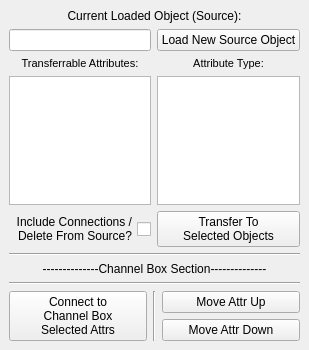
<?xml version="1.0" encoding="UTF-8"?>
<ui version="4.0">
 <class>MainWindow</class>
 <widget class="QMainWindow" name="MainWindow">
  <property name="geometry">
   <rect>
    <x>0</x>
    <y>0</y>
    <width>269</width>
    <height>350</height>
   </rect>
  </property>
  <property name="windowTitle">
   <string>CMiller Attr Transfer</string>
  </property>
  <widget class="QWidget" name="centralwidget">
   <layout class="QGridLayout" name="gridLayout">
    <item row="0" column="0" colspan="2">
     <widget class="QLabel" name="label_2">
      <property name="text">
       <string>Current Loaded Object (Source):</string>
      </property>
      <property name="textFormat">
       <enum>Qt::PlainText</enum>
      </property>
      <property name="alignment">
       <set>Qt::AlignCenter</set>
      </property>
     </widget>
    </item>
    <item row="1" column="0">
     <widget class="QLineEdit" name="curSource_lineEdit"/>
    </item>
    <item row="1" column="1">
     <widget class="QPushButton" name="newSource_pushButton">
      <property name="text">
       <string>Load New Source Object</string>
      </property>
     </widget>
    </item>
    <item row="2" column="0">
     <widget class="QLabel" name="label">
      <property name="font">
       <font>
        <pointsize>8</pointsize>
       </font>
      </property>
      <property name="text">
       <string>Transferrable Attributes:</string>
      </property>
      <property name="alignment">
       <set>Qt::AlignCenter</set>
      </property>
     </widget>
    </item>
    <item row="2" column="1">
     <widget class="QLabel" name="label_3">
      <property name="font">
       <font>
        <pointsize>8</pointsize>
       </font>
      </property>
      <property name="text">
       <string>Attribute Type:</string>
      </property>
      <property name="alignment">
       <set>Qt::AlignCenter</set>
      </property>
     </widget>
    </item>
    <item row="3" column="0">
     <widget class="QListWidget" name="attrs_listWidget">
      <property name="toolTip">
       <string>Select specific attributes to transfer, or select nothing to transfer all attributes (default).</string>
      </property>
      <property name="selectionMode">
       <enum>QAbstractItemView::ExtendedSelection</enum>
      </property>
      <property name="sortingEnabled">
       <bool>false</bool>
      </property>
     </widget>
    </item>
    <item row="3" column="1">
     <widget class="QListWidget" name="type_listWidget">
      <property name="focusPolicy">
       <enum>Qt::NoFocus</enum>
      </property>
      <property name="selectionMode">
       <enum>QAbstractItemView::NoSelection</enum>
      </property>
      <property name="sortingEnabled">
       <bool>false</bool>
      </property>
     </widget>
    </item>
    <item row="4" column="0">
     <widget class="QCheckBox" name="delete_checkBox">
      <property name="cursor">
       <cursorShape>ArrowCursor</cursorShape>
      </property>
      <property name="toolTip">
       <string>After transfer, deletes attributes from the source. This will redirect the connections to the newly created attributes.</string>
      </property>
      <property name="statusTip">
       <string/>
      </property>
      <property name="whatsThis">
       <string/>
      </property>
      <property name="layoutDirection">
       <enum>Qt::RightToLeft</enum>
      </property>
      <property name="text">
       <string>Include Connections /
Delete From Source?</string>
      </property>
      <property name="checked">
       <bool>false</bool>
      </property>
     </widget>
    </item>
    <item row="4" column="1">
     <widget class="QPushButton" name="transferAttrs_pushButton">
      <property name="toolTip">
       <string>This will transfer the selected attributes to the selected objects. Selecting multiple objects will create the attributes on all of them.</string>
      </property>
      <property name="text">
       <string>Transfer To 
Selected Objects</string>
      </property>
     </widget>
    </item>
    <item row="5" column="0" colspan="2">
     <widget class="Line" name="line">
      <property name="orientation">
       <enum>Qt::Horizontal</enum>
      </property>
     </widget>
    </item>
    <item row="6" column="0" colspan="2">
     <widget class="QLabel" name="label_4">
      <property name="text">
       <string>--------------Channel Box Section--------------</string>
      </property>
      <property name="textFormat">
       <enum>Qt::PlainText</enum>
      </property>
      <property name="alignment">
       <set>Qt::AlignCenter</set>
      </property>
     </widget>
    </item>
    <item row="7" column="0" colspan="2">
     <widget class="Line" name="line_3">
      <property name="orientation">
       <enum>Qt::Horizontal</enum>
      </property>
     </widget>
    </item>
    <item row="8" column="0" colspan="2">
     <layout class="QHBoxLayout" name="horizontalLayout">
      <item>
       <widget class="QPushButton" name="connectAttrs_pushButton">
        <property name="sizePolicy">
         <sizepolicy hsizetype="Minimum" vsizetype="MinimumExpanding">
          <horstretch>0</horstretch>
          <verstretch>0</verstretch>
         </sizepolicy>
        </property>
        <property name="toolTip">
         <string>This will transfer the selected attributes to the selected objects. Selecting multiple objects will create the attributes on all of them.</string>
        </property>
        <property name="text">
         <string>Connect to
Channel Box
Selected Attrs</string>
        </property>
       </widget>
      </item>
      <item>
       <widget class="Line" name="line_2">
        <property name="orientation">
         <enum>Qt::Vertical</enum>
        </property>
       </widget>
      </item>
      <item>
       <layout class="QVBoxLayout" name="verticalLayout">
        <item>
         <widget class="QPushButton" name="moveUp_pushButton">
          <property name="toolTip">
           <string>This will transfer the selected attributes to the selected objects. Selecting multiple objects will create the attributes on all of them.</string>
          </property>
          <property name="text">
           <string>Move Attr Up</string>
          </property>
         </widget>
        </item>
        <item>
         <widget class="QPushButton" name="moveDown_pushButton">
          <property name="toolTip">
           <string>This will transfer the selected attributes to the selected objects. Selecting multiple objects will create the attributes on all of them.</string>
          </property>
          <property name="text">
           <string>Move Attr Down</string>
          </property>
         </widget>
        </item>
       </layout>
      </item>
     </layout>
    </item>
   </layout>
  </widget>
 </widget>
 <resources/>
 <connections/>
</ui>
